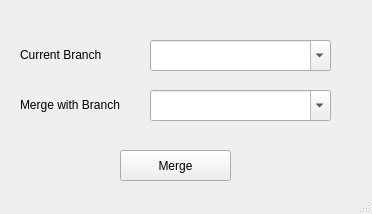
<?xml version="1.0" encoding="UTF-8"?>
<ui version="4.0">
 <class>MainWindow</class>
 <widget class="QMainWindow" name="MainWindow">
  <property name="geometry">
   <rect>
    <x>0</x>
    <y>0</y>
    <width>372</width>
    <height>214</height>
   </rect>
  </property>
  <property name="windowTitle">
   <string>Git Merge</string>
  </property>
  <widget class="QWidget" name="centralwidget">
   <widget class="QLabel" name="label">
    <property name="geometry">
     <rect>
      <x>20</x>
      <y>45</y>
      <width>131</width>
      <height>20</height>
     </rect>
    </property>
    <property name="text">
     <string>Current Branch</string>
    </property>
   </widget>
   <widget class="QLabel" name="label_2">
    <property name="geometry">
     <rect>
      <x>20</x>
      <y>95</y>
      <width>131</width>
      <height>20</height>
     </rect>
    </property>
    <property name="text">
     <string>Merge with Branch</string>
    </property>
   </widget>
   <widget class="QPushButton" name="mergeBtn">
    <property name="geometry">
     <rect>
      <x>120</x>
      <y>150</y>
      <width>111</width>
      <height>31</height>
     </rect>
    </property>
    <property name="text">
     <string>Merge</string>
    </property>
   </widget>
   <widget class="QComboBox" name="comboCurBranch">
    <property name="geometry">
     <rect>
      <x>150</x>
      <y>40</y>
      <width>181</width>
      <height>31</height>
     </rect>
    </property>
    <property name="editable">
     <bool>true</bool>
    </property>
   </widget>
   <widget class="QComboBox" name="comboUpBranch">
    <property name="geometry">
     <rect>
      <x>150</x>
      <y>90</y>
      <width>181</width>
      <height>31</height>
     </rect>
    </property>
    <property name="editable">
     <bool>true</bool>
    </property>
   </widget>
  </widget>
  <widget class="QStatusBar" name="statusbar"/>
 </widget>
 <resources/>
 <connections/>
</ui>
